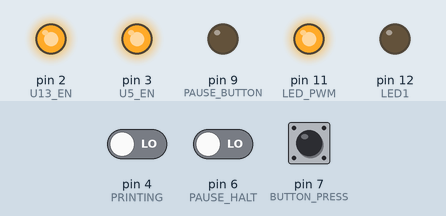
Bench run of a sketch on a simulated Arduino Uno, built with avr-gcc and run on an emulated ATmega328P. On the bench: output pins drawn as LEDs (lit = HIGH). Dashed ring = blinking. The inputs (shaded band) are chosen by the test bench; at power-on: pin 4 (PRINTING) LOW, pin 6 (PAUSE_HALT) LOW, pin 7 (BUTTON_PRESS) LOW.

Above: at 1.2 s.
1.3 s: pin 4 (PRINTING) driven HIGH
4.3 s: pin 6 (PAUSE_HALT) driven HIGH
At 6.3 s:
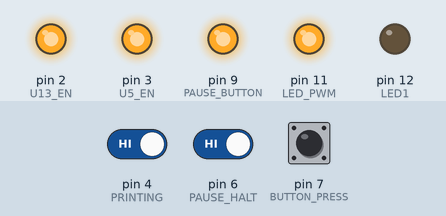
7.3 s: pin 7 (BUTTON_PRESS) pulled HIGH for 3.2 s
At 8.6 s:
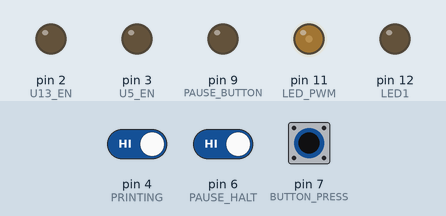
12.0 s: pin 7 (BUTTON_PRESS) pulled HIGH for 3.2 s
At 13.11 s:
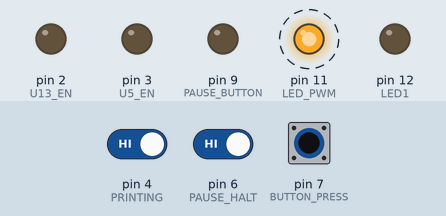
16.7 s: pin 4 (PRINTING) driven LOW and pin 7 (BUTTON_PRESS) driven HIGH
At 18.01 s:
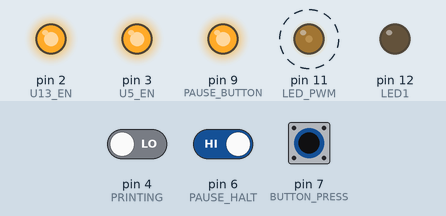
19.7 s: pin 4 (PRINTING) driven HIGH
At 20.15 s:
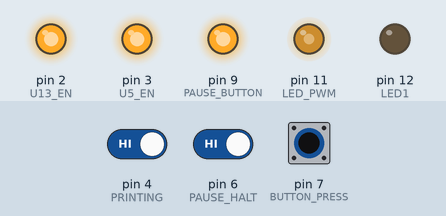
Timing chart, 0 to 23.7 s (numbered marks = the images above; inputs shaded):
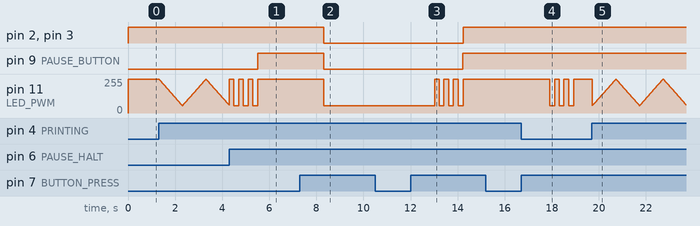

Measured:
- after the input at 4.3 s, pin 9 (PAUSE_BUTTON): LOW → HIGH after 1.2 s
- after the input at 7.3 s, pin 2 (U13_EN), pin 3 (U5_EN), pin 9 (PAUSE_BUTTON): HIGH → LOW after 1.0 s; pin 11 (LED_PWM): 255/255 → 55/255 after 1.0 s
- after the input at 12.0 s, pin 2 (U13_EN), pin 3 (U5_EN), pin 9 (PAUSE_BUTTON): LOW → HIGH after 2.2 s; pin 11 (LED_PWM): alternates 255/255 for 0.20 s and 55/255 for 0.20 s, 7 changes in all, then stays 255/255, starting after 1.0 s
- after the input at 16.7 s, pin 11 (LED_PWM): alternates 255/255 for 0.20 s and 55/255 for 0.20 s, 6 changes in all, then stays 255/255, starting after 1.2 s
- by itself, pin 11 (LED_PWM): alternates 255/255 for 0.20 s and 55/255 for 0.20 s, 7 changes in all, then stays 255/255

The sketch:

ATtiny_main_NEW.ino
```cpp
/**
Solidoodle Press
ATtiny2313 LED Button
Author: Ryan Dobbins
Last modified: 30 Oct 2014
*/

//#define UART_TXD1			0		// PD0
//#define UART_RXD1			1		// PD1
#define U13_EN				2		// PA1
#define U5_EN					3		// PA0
#define PRINTING			4		// PD2
#define FAULT					5		// PD3
#define PAUSE_HALT		6		// PD4
#define BUTTON_PRESS	7		// PD5
#define RESET_AT90		8		// PD6
#define PAUSE_BUTTON	9		// PB0
#define LED_PWM				11	// PB2
#define LED1					12	// PB3
//#define LED2					13	// PB4
//#define SDA/MOSI_ATT	14	// PB5
//#define MISO/ATT			15	// PB6
//#define SCL/SCK_ATT		16	// PB7

#define LED_PWM_MAX						255		// 0-255
#define LED_PWM_FADE					1			// amount to change PWM value each loop for pulsing
#define LOOP_DELAY						10		// time in milliseconds
#define BUTTON_HOLD_TIME_MS		1000	// time in milliseconds for button press
#define BLINK_TIME_MS					200		// time in milliseconds for LEDs blinking

#define BUTTON_HOLD_TIME		BUTTON_HOLD_TIME_MS / LOOP_DELAY
#define BLINK_TIME					BLINK_TIME_MS / LOOP_DELAY

/***** variables *****/
bool buttonState;
bool lastButtonState;
bool printState = false;
bool lastPrintState = false;
bool pauseHalt = false;
bool lastPauseHalt = false;
bool buttonHold;
int ledValue;
int printerMode;
int buttonTimer;
int blinkDelay = 0;
int brightness = 0;
int ledFade = 1;

/***** routines *****/
void AT90On() {
	digitalWrite(PAUSE_BUTTON, LOW);
	digitalWrite(RESET_AT90, HIGH);
}

void AT90Off() {
	digitalWrite(PAUSE_BUTTON, HIGH);
	delay(10);
	digitalWrite(RESET_AT90, LOW);
}

void vReg5On() {
	digitalWrite(U5_EN, LOW);
}

void vReg5Off() {
	digitalWrite(U5_EN, HIGH);
}

void vReg12On() {
	digitalWrite(U13_EN, LOW);
}

void vReg12Off() {
	digitalWrite(U13_EN, HIGH);
}

void setLedPwm(int ledPwmValue) {
	analogWrite(LED_PWM, 255 - (LED_PWM_MAX / 100) * ledPwmValue);
}

void blinkLed() {
	for (int i=0; i<3; i++){
		setLedPwm(0);
		delay(BLINK_TIME_MS);
		setLedPwm(100);
		delay(BLINK_TIME_MS);
	}
}

/*
void resetPrinter() {
	vReg5Off();
	vReg12Off();
	AT90Off();
	blinkLed();
	//setup();
	AT90On();
	vReg5On();
	vReg12On();
	printerMode = 1;
}
*/

void powerOn() {
	AT90On();
	setLedPwm(100);
	vReg5On();
	vReg12On();
	printerMode = 1;
}

void powerOff() {
	blinkLed();
	AT90Off();
	vReg5Off();
	vReg12Off();
	setLedPwm(0);
	printerMode = 0;
}

void setup() {

	pinMode(U13_EN, OUTPUT);
	pinMode(U5_EN, OUTPUT);
	pinMode(BUTTON_PRESS, INPUT);
	pinMode(LED_PWM, OUTPUT);
	pinMode(LED1, OUTPUT);
	pinMode(PAUSE_BUTTON, OUTPUT);
	pinMode(PRINTING, INPUT);

	digitalWrite(RESET_AT90, LOW);
	digitalWrite(LED1, LOW);
	vReg5Off();
	vReg12Off();
	setLedPwm(0);

}

void loop() {

	delay(LOOP_DELAY);
	lastButtonState = buttonState;
	buttonState = digitalRead(BUTTON_PRESS);
	lastPrintState = printState;
	printState = digitalRead(PRINTING);
	lastPauseHalt = pauseHalt;
	pauseHalt = digitalRead(PAUSE_HALT);

	if ( (printState) && (!lastPrintState) ) {
	  printerMode = 3;
	}
	else if ( (!printState) && (lastPrintState) ) {
	  printerMode = 1;
	}

	if ( (pauseHalt) && (!lastPauseHalt) ) {
	  powerOff();
	}

	/***** poll button *****/
	if (buttonState) {
		if (!lastButtonState) {	// if button was just pressed
			buttonTimer = 0;	// start timer for possible button hold
			buttonHold = true;
		}
		else if (buttonHold) {
			buttonTimer++;
			if (buttonTimer > BUTTON_HOLD_TIME) {
				buttonHold = false;
				if (printerMode == 0) {  // if off..
				  powerOn();  // ..turn on
				}
				else if (printerMode == 1) {  // if on..
				  powerOff();  // ..turn off
				}
				else if ( (printerMode == 2) || (printerMode == 3) ) {  // if printing or paused..
				  // TODO: cancel print, home
					printerMode = 1;
				}
			}
		}
	}

	if ( (!buttonState) && (lastButtonState) && (buttonTimer < BUTTON_HOLD_TIME) ) {
	  buttonHold = false;
		if (printerMode == 1) {
		  // TODO: home extruder
		}
		else if (printerMode == 2) {
		  // TODO: pause print
			printerMode = 3;
		}
	}

	/***** mode settings *****/
	if (printerMode == 2) {
		if (blinkDelay < BLINK_TIME) {
			setLedPwm(0);
		}
		else {
			setLedPwm(100);
		}
		if (blinkDelay == (BLINK_TIME * 2) ) {
			blinkDelay = 0;
		}
		else {
			blinkDelay++;
		}
	}
	else if (printerMode == 3) {
		setLedPwm(brightness);
		brightness += ledFade;
		if ( (brightness == 100) || (brightness == 0) ) {
			ledFade = -ledFade;
		}
	}

}
```
